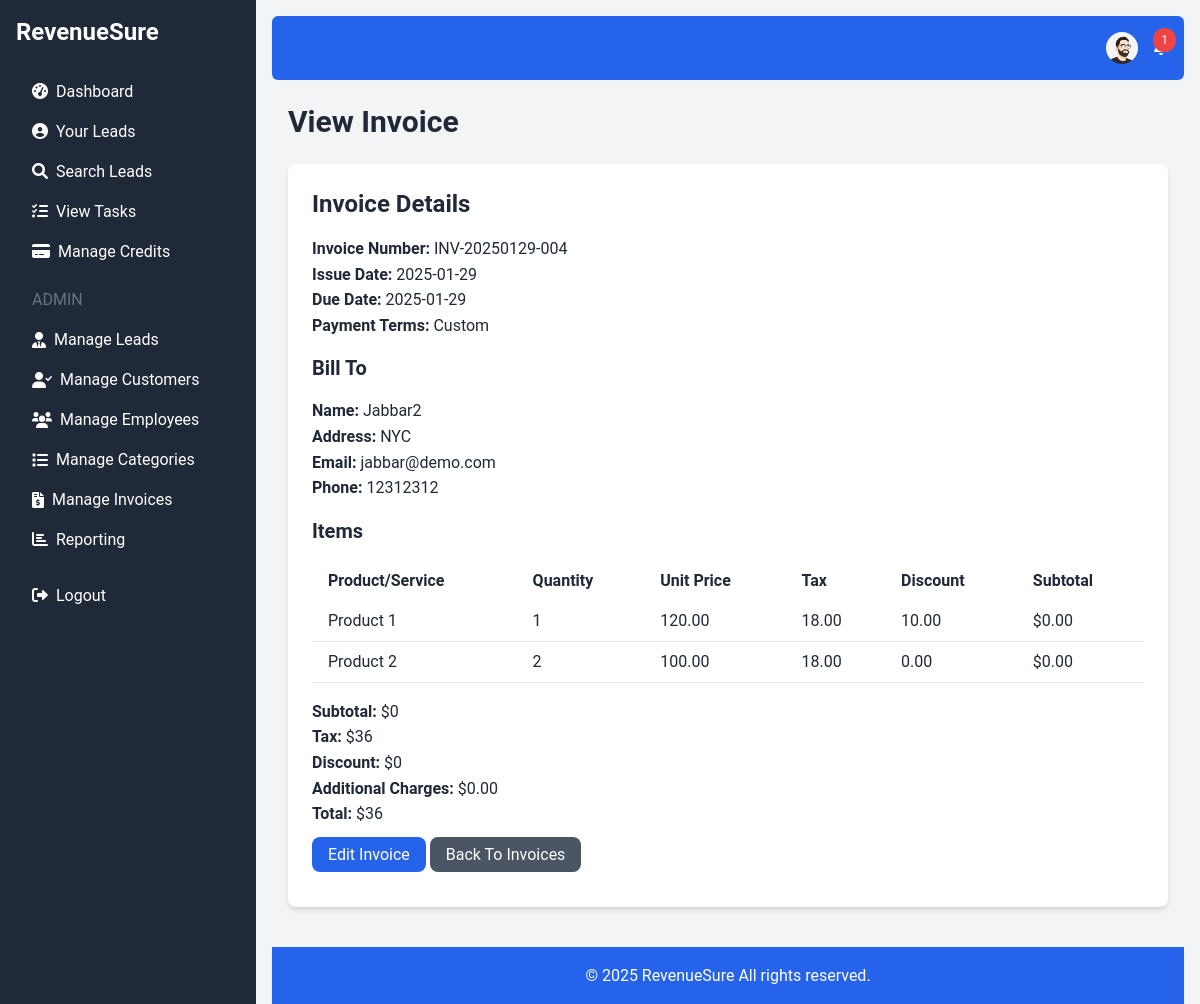
Page /view_invoice.php?id=4 (signed in) on the committed database.
### tables this page shows
CREATE TABLE `users` (
  `id` int(11) NOT NULL,
  `username` varchar(50) NOT NULL,
  `email` varchar(100) NOT NULL,
  `password` varchar(255) NOT NULL,
  `credits` int(11) DEFAULT 0,
  `created_at` timestamp NOT NULL DEFAULT current_timestamp(),
  `role` enum('admin','user') DEFAULT 'user',
  `profile_picture` varchar(255) DEFAULT NULL
);

CREATE TABLE `invoices` (
  `id` int(11) NOT NULL,
  `invoice_number` varchar(50) NOT NULL,
  `lead_id` int(11) DEFAULT NULL,
  `customer_id` int(11) DEFAULT NULL,
  `issue_date` date NOT NULL,
  `due_date` date NOT NULL,
  `bill_to_name` varchar(255) NOT NULL,
  `bill_to_address` varchar(255) DEFAULT NULL,
  `bill_to_email` varchar(100) DEFAULT NULL,
  `bill_to_phone` varchar(20) DEFAULT NULL,
  `ship_to_address` varchar(255) DEFAULT NULL,
  `subtotal` decimal(10,2) DEFAULT 0.00,
  `tax_method` varchar(50) DEFAULT NULL,
  `tax` text DEFAULT NULL,
  `discount` decimal(10,2) DEFAULT 0.00,
  `additional_charges` decimal(10,2) DEFAULT 0.00,
  `total` decimal(10,2) DEFAULT 0.00,
  `payment_terms` varchar(100) DEFAULT NULL,
  `notes` text DEFAULT NULL,
  `footer` text DEFAULT NULL,
  `billing_country` varchar(50) DEFAULT NULL,
  `discount_type` varchar(20) DEFAULT 'fixed',
  `discount_amount` decimal(10,2) DEFAULT 0.00,
  `created_at` timestamp NOT NULL DEFAULT current_timestamp()
);

CREATE TABLE `invoice_items` (
  `id` int(11) NOT NULL,
  `invoice_id` int(11) NOT NULL,
  `product_service` varchar(255) NOT NULL,
  `quantity` int(11) NOT NULL,
  `unit_price` decimal(10,2) NOT NULL,
  `tax` decimal(10,2) DEFAULT 0.00,
  `discount` decimal(10,2) DEFAULT 0.00,
  `subtotal` decimal(10,2) NOT NULL
);

### view_invoice.php (the view, shortened to what this page needs)
<?php
require 'db.php';
$invoice_id = $_GET['id'];
$stmt = $conn->prepare("SELECT * FROM invoices WHERE id = :invoice_id");
$stmt->bindParam(':invoice_id', $invoice_id);
$stmt->execute();
$invoice = $stmt->fetch(PDO::FETCH_ASSOC);
$stmt = $conn->prepare("SELECT * FROM invoice_items WHERE invoice_id = :invoice_id");
$stmt->bindParam(':invoice_id', $invoice_id);
$stmt->execute();
$invoice_items = $stmt->fetchAll(PDO::FETCH_ASSOC);
$itemized_tax = json_decode($invoice['tax'], true);
$subtotal = 0;
if ($invoice_items){
   foreach($invoice_items as $item){
       $subtotal += $item['subtotal'];
    }
}
$total_tax = array_sum($itemized_tax);
$discount = 0;
if ($invoice['discount_type'] == 'percentage') {
    $discount = $subtotal * ($invoice['discount_amount'] / 100);
 } else {
    $discount = $invoice['discount_amount'];
}
$total = ($subtotal + $total_tax + $invoice['additional_charges']) - $discount;
require 'header.php';
?>
<h1 class="text-3xl font-bold text-gray-800 mb-6">View Invoice</h1>
<div class="bg-white p-6 rounded-lg shadow-md mb-8">
    <div class="mb-4">
        <h2 class="text-2xl font-bold text-gray-800 mb-4">Invoice Details</h2>
         <p><strong>Invoice Number:</strong> <?php echo htmlspecialchars($invoice['invoice_number']); ?></p>
         <p><strong>Issue Date:</strong> <?php echo htmlspecialchars($invoice['issue_date']); ?></p>
          <p><strong>Due Date:</strong> <?php echo htmlspecialchars($invoice['due_date']); ?></p>
         <p><strong>Payment Terms:</strong> <?php echo htmlspecialchars($invoice['payment_terms']); ?></p>
    </div>
    <div class="mb-4">
      <h2 class="text-xl font-bold text-gray-800 mb-4">Bill To</h2>
        <p><strong>Name:</strong> <?php echo htmlspecialchars($invoice['bill_to_name']); ?></p>
        <p><strong>Address:</strong> <?php echo htmlspecialchars($invoice['bill_to_address']); ?></p>
         <p><strong>Email:</strong> <?php echo htmlspecialchars($invoice['bill_to_email']); ?></p>
        <p><strong>Phone:</strong> <?php echo htmlspecialchars($invoice['bill_to_phone']); ?></p>
    </div>
     <div class="mb-4">
        <h2 class="text-xl font-bold text-gray-800 mb-4">Items</h2>
         <table class="w-full text-left">
            <thead>
                <tr>
                    <th class="px-4 py-2">Product/Service</th>
                     <th class="px-4 py-2">Quantity</th>
                    <th class="px-4 py-2">Unit Price</th>
                      <th class="px-4 py-2">Tax</th>
                        <th class="px-4 py-2">Discount</th>
                     <th class="px-4 py-2">Subtotal</th>
                </tr>
            </thead>
            <tbody>
              <?php if($invoice_items): ?>
                   <?php foreach ($invoice_items as $item): ?>
                      <tr class="border-b">
                       <td class="px-4 py-2"><?php echo htmlspecialchars($item['product_service']); ?></td>
                        <td class="px-4 py-2"><?php echo htmlspecialchars($item['quantity']); ?></td>
                       <td class="px-4 py-2"><?php echo htmlspecialchars($item['unit_price']); ?></td>
                       <td class="px-4 py-2"><?php echo htmlspecialchars($item['tax']); ?></td>
                          <td class="px-4 py-2"><?php echo htmlspecialchars($item['discount']); ?></td>
                        <td class="px-4 py-2">$<?php echo htmlspecialchars($item['subtotal']); ?></td>
                      </tr>
                   <?php endforeach; ?>
                  <?php else: ?>
                        <tr>
                            <td colspan="6" class="px-4 py-2 text-center text-gray-600">No items found.</td>
                       </tr>
               <?php endif; ?>
              </tbody>
          </table>
       </div>
         <div class="mb-4">
            <p><strong>Subtotal:</strong> $<?php echo htmlspecialchars($subtotal); ?></p>
              <p><strong>Tax:</strong> $<?php echo htmlspecialchars($total_tax); ?></p>
                <p><strong>Discount:</strong> $<?php echo htmlspecialchars($discount); ?></p>
             <p><strong>Additional Charges:</strong> $<?php echo htmlspecialchars($invoice['additional_charges']); ?></p>
             <p><strong>Total:</strong> $<?php echo htmlspecialchars($total); ?></p>
        </div>
          <div class="mb-4">
            <a href="edit_invoice.php?id=<?php echo $invoice['id']; ?>" class="bg-blue-600 text-white px-4 py-2 rounded-lg hover:bg-blue-700 transition duration-300">Edit Invoice</a>
             <a href="manage_invoices.php" class="bg-gray-600 text-white px-4 py-2 rounded-lg hover:bg-gray-700 transition duration-300">Back To Invoices</a>
          </div>
</div>
<?php
require 'footer.php';
?>

### header.php (shortened to what this page needs)
<!DOCTYPE html>
<html lang="en">
<head>
    <script src="https://cdn.tailwindcss.com"></script>
    <link href="https://cdnjs.cloudflare.com/ajax/libs/font-awesome/6.0.0-beta3/css/all.min.css" rel="stylesheet">
     <link rel="stylesheet" href="https://cdnjs.cloudflare.com/ajax/libs/animate.css/4.1.1/animate.min.css"/>
</head>
<body class="bg-gray-100">
    <div class="flex h-screen fade-in-up">
        <aside class="bg-gray-800 text-white w-64 p-4">
            <a href="index.php" class="text-2xl font-bold block mb-6">RevenueSure</a>
            <nav>
                <?php if (isset($_SESSION['user_id'])): ?>
                    <?php
                     function isActive($path) {
                         $current_page = basename($_SERVER['PHP_SELF']);
                         return strpos($current_page, $path) === 0;
                    }
                     function isParentActive($path) {
                         $current_page = basename($_SERVER['PHP_SELF']);
                       return strpos($current_page, $path) !== false;
                      }
                    ?>
                    <a href="dashboard.php" class="block py-2 px-4 hover:bg-gray-700 rounded <?php echo isActive('dashboard.php') ? 'active' : ''; ?>"><i class="fas fa-tachometer-alt mr-2"></i>Dashboard</a>
                    <a href="your_leads.php" class="block py-2 px-4 hover:bg-gray-700 rounded <?php echo isActive('your_leads.php') ? 'active' : ''; ?>"><i class="fas fa-user-circle mr-2"></i>Your Leads</a>
                    <a href="search_leads.php" class="block py-2 px-4 hover:bg-gray-700 rounded <?php echo isActive('search_leads.php') ? 'active' : ''; ?>"><i class="fas fa-search mr-2"></i>Search Leads</a>
                   <a href="view_tasks.php" class="block py-2 px-4 hover:bg-gray-700 rounded <?php echo isActive('view_tasks.php') ? 'active' : ''; ?>"><i class="fas fa-tasks mr-2"></i>View Tasks</a>
                    <a href="manage_credits.php" class="block py-2 px-4 hover:bg-gray-700 rounded <?php echo isActive('manage_credits.php') ? 'active' : ''; ?>"><i class="fas fa-credit-card mr-2"></i>Manage Credits</a>
                    <?php if ($_SESSION['role'] === 'admin'): ?>
                        <h6 class="text-gray-500 uppercase mt-4 mb-2 px-4">Admin</h6>
                         <div class="menu-item <?php if (isParentActive('add_lead.php') || isParentActive('leads_list.php') || isParentActive('import_leads.php')) echo 'active'; ?>">
                            <a class="block py-2 px-4 hover:bg-gray-700 rounded flex items-center"><i class="fas fa-user-tie mr-2"></i>Manage Leads</a>
                        </div>
                          <div class="menu-item <?php if (isParentActive('add_customer.php') || isParentActive('manage_customers.php') || isParentActive('view_customer.php')) echo 'active'; ?>">
                            <a class="block py-2 px-4 hover:bg-gray-700 rounded flex items-center"><i class="fas fa-user-check mr-2"></i>Manage Customers</a>
                        </div>
                         <div class="menu-item <?php if (isParentActive('add_employee.php') || isParentActive('manage_employees.php')) echo 'active'; ?>">
                            <a class="block py-2 px-4 hover:bg-gray-700 rounded flex items-center"><i class="fas fa-users mr-2"></i>Manage Employees</a>
                        </div>
                          <div class="menu-item <?php if (isParentActive('manage_categories.php') || isParentActive('add_category.php')) echo 'active'; ?>">
                            <a class="block py-2 px-4 hover:bg-gray-700 rounded flex items-center"><i class="fas fa-list mr-2"></i>Manage Categories</a>
                        </div>
                           <div class="menu-item <?php if (isParentActive('manage_invoices.php') || isParentActive('add_invoice.php')) echo 'active'; ?>">
                            <a class="block py-2 px-4 hover:bg-gray-700 rounded flex items-center"><i class="fas fa-file-invoice-dollar mr-2"></i>Manage Invoices</a>
                        </div>
                         <a href="reporting_dashboard.php" class="block py-2 px-4 hover:bg-gray-700 rounded <?php echo isActive('reporting_dashboard.php') ? 'active' : ''; ?>"><i class="fas fa-chart-bar mr-2"></i>Reporting</a>
                    <?php endif; ?>
                     <a href="logout.php" class="block py-2 px-4 hover:bg-gray-700 rounded mt-4"><i class="fas fa-sign-out-alt mr-2"></i>Logout</a>
                <?php else: ?>
                    <a href="login.php" class="block py-2 px-4 hover:bg-gray-700 rounded"><i class="fas fa-sign-in-alt mr-2"></i>Login</a>
                    <a href="register.php" class="block py-2 px-4 hover:bg-gray-700 rounded"><i class="fas fa-user-plus mr-2"></i>Register</a>
                 <?php endif; ?>
             </nav>
        </aside>
        <div class="flex-1 p-4 fade-in">
            <nav class="bg-blue-600 p-4 text-white mb-6 rounded-md">
                <div class="container mx-auto flex justify-end items-center">
                    <?php if (isset($_SESSION['user_id'])): ?>
                        <div class="relative mr-4">
                            <button id="profileButton" class="hover:underline relative flex items-center">
                                <?php
                                $stmt = $conn->prepare("SELECT profile_picture FROM users WHERE id = :user_id");
                                $stmt->bindParam(':user_id', $_SESSION['user_id']);
                                $stmt->execute();
                                $user = $stmt->fetch(PDO::FETCH_ASSOC);
                                $profile_picture = $user['profile_picture'];
                                if ($profile_picture) : ?>
                                    <img src="<?php echo $profile_picture; ?>" alt="Profile Picture" class="rounded-full w-8 h-8 object-cover">
                                <?php else : ?>
                                    <i class="fas fa-user-circle fa-lg"></i>
                                <?php endif; ?>
                            </button>
                         </div>
                        <div class="relative">
                            <button id="notificationButton" class="hover:underline relative">
                                <?php
                                $stmt = $conn->prepare("SELECT COUNT(*) as unread FROM notifications WHERE user_id = :user_id AND is_read = 0");
                                $stmt->bindParam(':user_id', $_SESSION['user_id']);
                                $stmt->execute();
                                $unread = $stmt->fetch(PDO::FETCH_ASSOC)['unread'];
                                if ($unread > 0) : ?>
                                    <span class="bg-red-500 text-white text-xs px-2 py-1 rounded-full absolute -top-2 -right-2"><?php echo $unread; ?></span>
                                <?php endif; ?>
                            </button>
                        </div>
                   <?php endif; ?>
                </div>
            </nav>
             <div class="container mx-auto px-4">

### header.php (style rules this page uses)
:root { --primary-color: #6366f1; --secondary-color: #34d399; --background-light: #f9fafb; --background-dark: #1f2937; --error-color: #ef4444; }
body { font-family: 'Roboto', sans-serif; background-color: var(--background-light); color: #1f2937; }
.menu-item a { transition: color 0.3s ease, background-color 0.3s ease; }
aside { min-width: 256px; transition: all 0.3s ease-in-out; }
button { transition: background-color 0.3s ease, color 0.3s ease, transform 0.1s ease; }
.bg-white { transition: all 0.3s ease-in-out; box-shadow: 0 2px 5px rgba(0,0,0,0.1); }
.fade-in-up { animation: fadeInUp 0.3s ease-in-out; }
.fade-in { animation: fadeIn 0.3s ease-in-out; }
h1 { font-size: 2rem; font-weight: bold; color: var(--primary-color); }
h2 { font-size: 1.5rem; font-weight: bold; color: var(--primary-color); }
p { font-size: 1rem; line-height: 1.6; }
.shadow-md { box-shadow: 0 4px 6px rgba(0, 0, 0, 0.1); }

### rows in the picture
users: profile_picture (picture)
invoices: invoice_number "INV-20250129-004", issue_date "2025-01-29", due_date "2025-01-29", payment_terms "Custom", bill_to_name "Jabbar2", bill_to_address "NYC", bill_to_email "jabbar@demo.com", bill_to_phone "12312312", tax "36", discount_amount "0", additional_charges "0.00", total "36"
invoice_items: product_service "Product 1", quantity "1", unit_price "120.00", tax "18.00", discount "10.00", subtotal "0.00"
invoice_items: product_service "Product 2", quantity "2", unit_price "100.00", tax "18.00", discount "0.00", subtotal "0.00"

### other values in the picture
$unread "1"
$subtotal "0"
